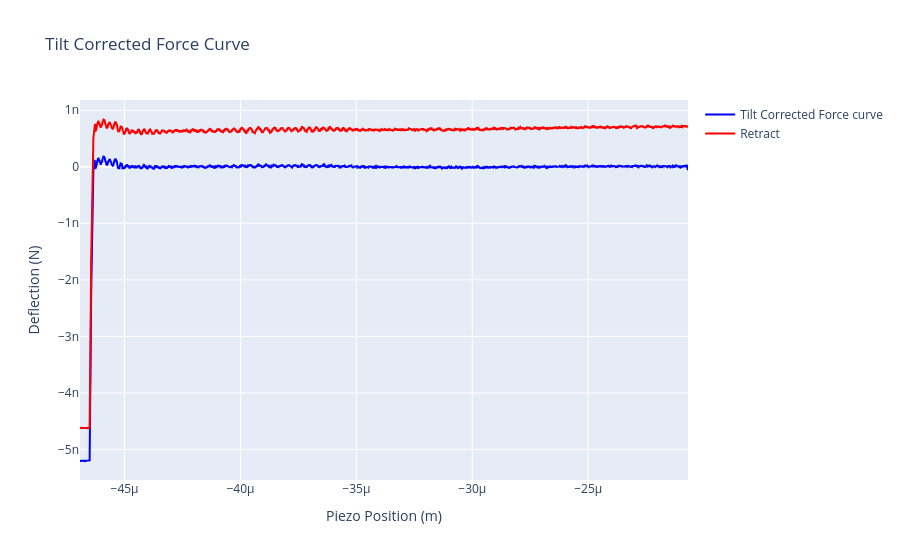

The code cell stored with this chart in its notebook:
### Code cell
# plot in plotly
fig = go.Figure()
fig.add_trace(go.Scatter(x=ret_piezo, y=tilt_ret_deflection_N, mode='lines', name='Tilt Corrected Force curve', line=dict(color='blue', width=2)))
fig.add_trace(go.Scatter(x=ret_piezo, y=ret_deflection, mode='lines', name='Retract', line=dict(color='red', width=2)))
fig.update_layout(title='Tilt Corrected Force Curve', xaxis_title='Piezo Position (m)', yaxis_title='Deflection (N)', showlegend=True)
fig.show()

### Figure 1 — Plotly figure (JSON) as saved in the notebook; plotly's stock layout.template omitted (floating-point values rounded to 4 significant figures; data arrays with more than 128 entries replaced by an {"elided": "..."} marker saying what was removed)
{"data": [{"line": {"color": "blue", "width": 2}, "mode": "lines", "name": "Tilt Corrected Force curve", "type": "scatter", "x": {"elided": "13705 float values"}, "y": {"elided": "13705 float values"}}, {"line": {"color": "red", "width": 2}, "mode": "lines", "name": "Retract", "type": "scatter", "x": {"elided": "13705 float values"}, "y": {"elided": "13705 float values"}}], "layout": {"showlegend": true, "title": {"text": "Tilt Corrected Force Curve"}, "xaxis": {"title": {"text": "Piezo Position (m)"}}, "yaxis": {"title": {"text": "Deflection (N)"}}}}
